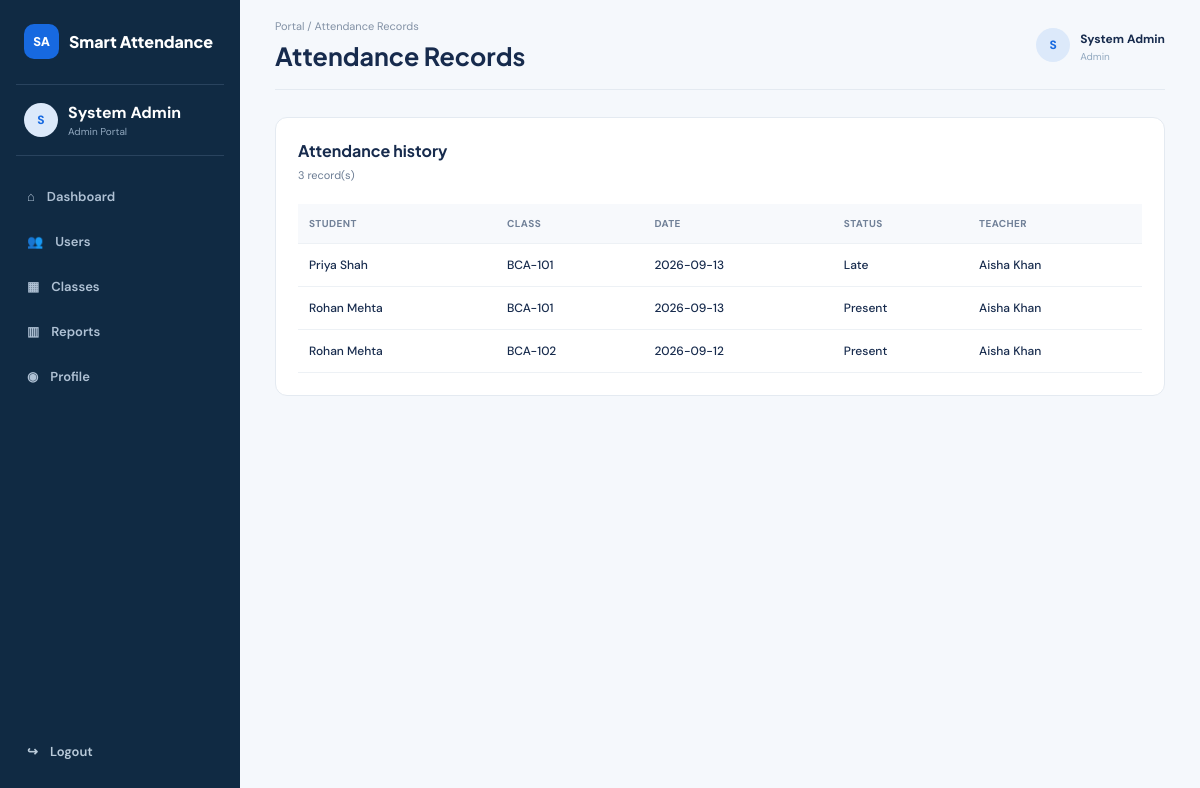
Screenshot of /pages/attendance.php (signed in) with the database file from the repository.
### tables this page shows
CREATE TABLE attendance (
  id INT UNSIGNED AUTO_INCREMENT PRIMARY KEY,
  class_id INT UNSIGNED NOT NULL,
  student_id INT UNSIGNED NOT NULL,
  attendance_date DATE NOT NULL,
  status ENUM('present','absent','late','excused') NOT NULL DEFAULT 'present',
  recorded_by INT UNSIGNED NOT NULL,
  created_at TIMESTAMP DEFAULT CURRENT_TIMESTAMP,
  UNIQUE KEY unique_attendance (class_id, student_id, attendance_date),
  CONSTRAINT fk_attendance_class FOREIGN KEY (class_id) REFERENCES classes(id) ON DELETE CASCADE,
  CONSTRAINT fk_attendance_student FOREIGN KEY (student_id) REFERENCES users(id) ON DELETE CASCADE,
  CONSTRAINT fk_attendance_recorder FOREIGN KEY (recorded_by) REFERENCES users(id) ON DELETE RESTRICT
);

CREATE TABLE users (
  id INT UNSIGNED AUTO_INCREMENT PRIMARY KEY,
  full_name VARCHAR(100) NOT NULL,
  email VARCHAR(150) NOT NULL UNIQUE,
  password VARCHAR(255) NOT NULL,
  role ENUM('admin','teacher','student') NOT NULL,
  is_active TINYINT(1) NOT NULL DEFAULT 1,
  created_at TIMESTAMP DEFAULT CURRENT_TIMESTAMP
);

CREATE TABLE classes (
  id INT UNSIGNED AUTO_INCREMENT PRIMARY KEY,
  class_code VARCHAR(30) NOT NULL UNIQUE,
  class_name VARCHAR(120) NOT NULL,
  teacher_id INT UNSIGNED NOT NULL,
  created_at TIMESTAMP DEFAULT CURRENT_TIMESTAMP,
  CONSTRAINT fk_class_teacher FOREIGN KEY (teacher_id) REFERENCES users(id) ON DELETE RESTRICT
);

### includes/auth.php (called while the page is built, shortened)
<?php
function user(): ?array
{
    return $_SESSION['user'] ?? null;
}
function require_login(array $roles = []): array
{
    $current = user();
    return $current;
}
function e(?string $value): string
{
    return htmlspecialchars((string) $value, ENT_QUOTES, 'UTF-8');
}
function url(string $path = ''): string
{
    $script = $_SERVER['SCRIPT_NAME'] ?? '';
    if (!str_contains($path, '/') && str_contains($script, '/pages/')) {
        return rtrim(dirname($script), '/') . '/' . $path;
    }
    $marker = strpos($script, '/pages/');
    $base = $marker === false ? rtrim(dirname($script), '/') : substr($script, 0, $marker);
    return $base . '/' . ltrim($path, '/');
}

### pages/attendance.php (the view, shortened to what this page needs)
<?php
require_once __DIR__ . '/../includes/layout.php'; $me=require_login(); $pdo=db(); $error='';
if($me['role']==='teacher'){$q=$pdo->prepare('SELECT id,class_code,class_name FROM classes WHERE teacher_id=? ORDER BY class_code');$q->execute([$me['id']]);$classes=$q->fetchAll();$classId=(int)($_GET['class_id']??($classes[0]['id']??0));$date=$_GET['date']??date('Y-m-d');$q=$pdo->prepare('SELECT u.id,u.full_name,COALESCE(a.status,\'present\') status,a.id attendance_id FROM enrollments e JOIN users u ON u.id=e.student_id LEFT JOIN attendance a ON a.class_id=e.class_id AND a.student_id=u.id AND a.attendance_date=? WHERE e.class_id=? ORDER BY u.full_name');$q->execute([$date,$classId]);$records=$q->fetchAll();page_start('Record Attendance',$me);?><section class="panel"><div class="panel-heading"><div><h2>Attendance register</h2><p>Select a class and date, then save each student status.</p></div></div><form method="get" class="filter-row"><select name="class_id"><?php foreach($classes as $c):?><option value="<?=$c['id']?>" <?=$classId===$c['id']?'selected':''?>><?=e($c['class_code'].' — '.$c['class_name'])?></option><?php endforeach;?></select><input name="date" type="date" value="<?=e($date)?>"><button class="btn btn-secondary">Load</button></form><?php if(!$classes):?><p class="muted">You have no assigned classes.</p><?php else:?><form method="post"><input type="hidden" name="csrf" value="<?=e(csrf())?>"><input type="hidden" name="class_id" value="<?=$classId?>"><input type="hidden" name="attendance_date" value="<?=e($date)?>"><div class="table-wrap"><table><thead><tr><th>Student</th><th>Status</th></tr></thead><tbody><?php foreach($records as $r):?><tr><td><?=e($r['full_name'])?></td><td><select name="status[<?=$r['id']?>]"><?php foreach(['present','absent','late','excused'] as $s):?><option value="<?=$s?>" <?=$r['status']===$s?'selected':''?>><?=ucfirst($s)?></option><?php endforeach;?></select></td></tr><?php endforeach;?></tbody></table></div><br><button class="btn btn-primary">Save Attendance</button></form><?php endif;?></section><?php page_end();
} else { $params=[];$sql='SELECT a.*,u.full_name student_name,c.class_code,c.class_name,teacher.full_name teacher_name FROM attendance a JOIN users u ON u.id=a.student_id JOIN classes c ON c.id=a.class_id JOIN users teacher ON teacher.id=c.teacher_id';if($me['role']==='student'){$sql.=' WHERE a.student_id=?';$params[]=$me['id'];}$sql.=' ORDER BY a.attendance_date DESC,u.full_name';$q=$pdo->prepare($sql);$q->execute($params);$records=$q->fetchAll();page_start($me['role']==='student'?'My Attendance':'Attendance Records',$me);?><section class="panel"><div class="panel-heading"><div><h2>Attendance history</h2><p><?=count($records)?> record(s)</p></div></div><div class="table-wrap"><table><thead><tr><?php if($me['role']==='admin'):?><th>Student</th><?php endif;?><th>Class</th><th>Date</th><th>Status</th><th>Teacher</th></tr></thead><tbody><?php foreach($records as $r):?><tr><?php if($me['role']==='admin'):?><td><?=e($r['student_name'])?></td><?php endif;?><td><?=e($r['class_code'])?></td><td><?=e($r['attendance_date'])?></td><td><?=e(ucfirst($r['status']))?></td><td><?=e($r['teacher_name'])?></td></tr><?php endforeach;?></tbody></table></div></section><?php page_end(); }

### includes/layout.php (shortened to what this page needs)
<?php
require_once __DIR__ . '/auth.php';
function page_start(string $title, ?array $current = null): void
{
    $current ??= user();
    $role = $current['role'] ?? '';
    $name = $current['full_name'] ?? 'Guest';
    ?>
<!doctype html><html lang="en"><head><link rel="stylesheet" href="<?= e(url('css/style.css')) ?>"></head><body class="dashboard-body"><div class="dashboard-layout"><aside class="sidebar"><a class="brand" href="<?= e(url('index.php')) ?>"><span class="brand-mark">SA</span><span>Smart Attendance</span></a><div class="side-role"><span class="avatar"><?= e(strtoupper(substr($name, 0, 1))) ?></span><div><strong><?= e($name) ?></strong><small><?= e(ucfirst($role)) ?> Portal</small></div></div><nav class="side-nav"><a href="<?= e(url('dashboard.php')) ?>">⌂ <span>Dashboard</span></a><?php if ($role === 'admin'): ?><a href="<?= e(url('pages/users.php')) ?>">👥 <span>Users</span></a><a href="<?= e(url('pages/classes.php')) ?>">▦ <span>Classes</span></a><?php endif; ?><a href="<?= e(url('pages/reports.php')) ?>">▥ <span>Reports</span></a><a href="<?= e(url('pages/profile.php')) ?>">◉ <span>Profile</span></a></nav><a class="logout" href="<?= e(url('pages/logout.php')) ?>">↪ <span>Logout</span></a></aside><main class="main-area"><header class="topbar"><div><p class="breadcrumb">Portal / <?= e($title) ?></p><h1><?= e($title) ?></h1></div><div class="top-user"><span class="avatar"><?= e(strtoupper(substr($name, 0, 1))) ?></span><div class="top-user-text"><strong><?= e($name) ?></strong><small><?= e(ucfirst($role)) ?></small></div></div></header>
<?php }
function page_end(): void { ?>
</main></div><script src="<?= e(url('js/app.js')) ?>"></script></body></html>
<?php }

### css/style.css (style rules this page uses)
:root { --navy: #102a43; --blue: #1769e0; --blue2: #0b57c7; --teal: #149c91; --bg: #f5f8fc; --card: #fff; --text: #172b4d; --muted: #6b7c93; --border: #e4eaf1; --green: #12805c; --red: #c23b4a; --amber: #a96b00; --shadow: 0 12px 35px rgba(20,42,70,.08); }
* { box-sizing: border-box; }
html { scroll-behavior: smooth; }
body { margin: 0; background: var(--bg); color: var(--text); font-family: "DM Sans", Arial, sans-serif; }
a { text-decoration: none; color: inherit; }
h1, h2, h3 { font-family: "Plus Jakarta Sans", Arial, sans-serif; margin: 0; }
p { line-height: 1.65; }
.brand { display: flex; align-items: center; gap: 10px; font-family: "Plus Jakarta Sans"; font-weight: 800; }
.brand-mark { width: 35px; height: 35px; border-radius: 10px; background: var(--blue); color: #fff; display: grid; place-items: center; font-size: 12px; }
.dashboard-body { background: #f5f8fc; }
.dashboard-layout { display: grid; grid-template-columns: 240px 1fr; min-height: 100vh; }
.sidebar { background: #102a43; color: #fff; padding: 24px 16px; display: flex; flex-direction: column; position: fixed; left: 0; top: 0; bottom: 0; width: 240px; }
.sidebar .brand { color: #fff; padding: 0 8px 25px; }
.side-role { border-top: 1px solid #29435e; border-bottom: 1px solid #29435e; padding: 17px 8px; display: flex; gap: 10px; align-items: center; }
.side-role small, .top-user small { display: block; color: #91a8bf; font-size: 10px; margin-top: 2px; }
.avatar { width: 34px; height: 34px; border-radius: 50%; background: #dce9fa; color: var(--blue); display: grid; place-items: center; font-weight: 800; font-size: 12px; }
.side-nav { padding-top: 20px; }
.side-nav a, .logout { display: flex; align-items: center; gap: 12px; padding: 12px 11px; color: #afc1d4; border-radius: 8px; font-size: 13px; font-weight: 600; margin-bottom: 4px; }
.logout { margin-top: auto; color: #b9cad9; }
.main-area { grid-column: 2; padding: 0 35px 45px; }
.topbar { height: 90px; display: flex; align-items: center; justify-content: space-between; border-bottom: 1px solid var(--border); margin-bottom: 27px; }
.breadcrumb { font-size: 11px; color: #8291a5; margin: 0 0 5px; }
.topbar h1 { font-size: 25px; }
.top-user { display: flex; align-items: center; gap: 10px; }
.top-user-text strong { font-size: 12px; }
.panel { background: #fff; border: 1px solid var(--border); border-radius: 12px; padding: 22px; margin-bottom: 18px; }
.panel-heading { display: flex; align-items: center; justify-content: space-between; gap: 15px; margin-bottom: 20px; }
.panel-heading h2 { font-size: 16px; }
.panel-heading p { font-size: 11px; color: var(--muted); margin: 5px 0 0; }
.table-wrap { overflow-x: auto; }
table { width: 100%; border-collapse: collapse; font-size: 12px; }
th { text-align: left; background: #f7f9fc; color: #718198; font-size: 10px; text-transform: uppercase; letter-spacing: .4px; }
th, td { padding: 13px 11px; border-bottom: 1px solid #edf1f5; white-space: nowrap; }
td { font-weight: 500; }

### rows the page displays
attendance: student.full_name "Priya Shah", class.class_code "BCA-101", attendance_date "2026-09-13", status "Late", recorded_by.full_name "Aisha Khan"
attendance: student.full_name "Rohan Mehta", class.class_code "BCA-101", attendance_date "2026-09-13", status "Present", recorded_by.full_name "Aisha Khan"
attendance: student.full_name "Rohan Mehta", class.class_code "BCA-102", attendance_date "2026-09-12", status "Present", recorded_by.full_name "Aisha Khan"

### other values shown
substr($name, 0, 1) "S"
$name "System Admin"
$role "Admin"
$title "Attendance Records"
count($records) "3"
